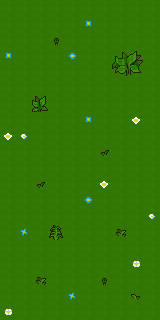

A level layout from a 2D game, rendered from its tile map. Below: a short description, then the map file with its tile-grid data intact:
An orthogonal 10x20 tile map with 16x16 px tiles, 2 tile layers (Floor, Vegetation), 2 tilesets.

<map version="1.10" tiledversion="1.11.2" orientation="orthogonal" renderorder="right-down" width="10" height="20" tilewidth="16" tileheight="16" infinite="0" nextlayerid="3" nextobjectid="1">
 <tileset firstgid="1" source="floor.tsx" />
 <tileset firstgid="651" source="vegetation.tsx" />
 <layer id="1" name="Floor" width="10" height="20">
  <data encoding="csv">
253,253,253,253,253,253,253,253,253,253,
253,253,253,253,253,253,253,253,253,253,
253,253,253,253,253,253,253,253,253,253,
253,253,253,253,253,253,253,253,253,253,
253,253,253,253,253,253,253,253,253,253,
253,253,253,253,253,253,253,253,253,253,
253,253,253,253,253,253,253,253,253,253,
253,253,253,253,253,253,253,253,253,253,
253,253,253,253,253,253,253,253,253,253,
253,253,253,253,253,253,253,253,253,253,
253,253,253,253,253,253,253,253,253,253,
253,253,253,253,253,253,253,253,253,253,
253,253,253,253,253,253,253,253,253,253,
253,253,253,253,253,253,253,253,253,253,
253,253,253,253,253,253,253,253,253,253,
253,253,253,253,253,253,253,253,253,253,
253,253,253,253,253,253,253,253,253,253,
253,253,253,253,253,253,253,253,253,253,
253,253,253,253,253,253,253,253,253,253,
253,253,253,253,253,253,253,253,253,253
</data>
 </layer>
 <layer id="2" name="Vegetation" width="10" height="20">
  <data encoding="csv">
0,0,0,0,0,0,0,0,0,0,
0,0,0,0,0,1281,0,0,0,0,
0,0,0,876,0,0,0,0,0,0,
1281,0,0,0,1283,0,0,881,882,0,
0,0,0,0,0,0,0,906,907,0,
0,0,0,0,0,0,0,0,0,0,
0,0,880,0,0,0,0,0,0,0,
0,0,0,0,0,1281,0,0,1257,0,
1257,1259,0,0,0,0,0,0,0,0,
0,0,0,0,0,0,877,0,0,0,
0,0,0,0,0,0,0,0,0,0,
0,0,877,0,0,0,1257,0,0,0,
0,0,0,0,0,1283,0,0,0,0,
0,0,0,0,0,0,0,0,0,1259,
0,1280,0,932,0,0,0,878,0,0,
0,0,0,0,0,0,0,0,0,0,
0,0,0,0,0,0,0,0,1254,0,
0,0,878,0,0,0,876,0,0,0,
0,0,0,0,1280,0,0,0,879,0,
1254,0,0,0,0,0,0,0,0,0
</data>
 </layer>
</map>
